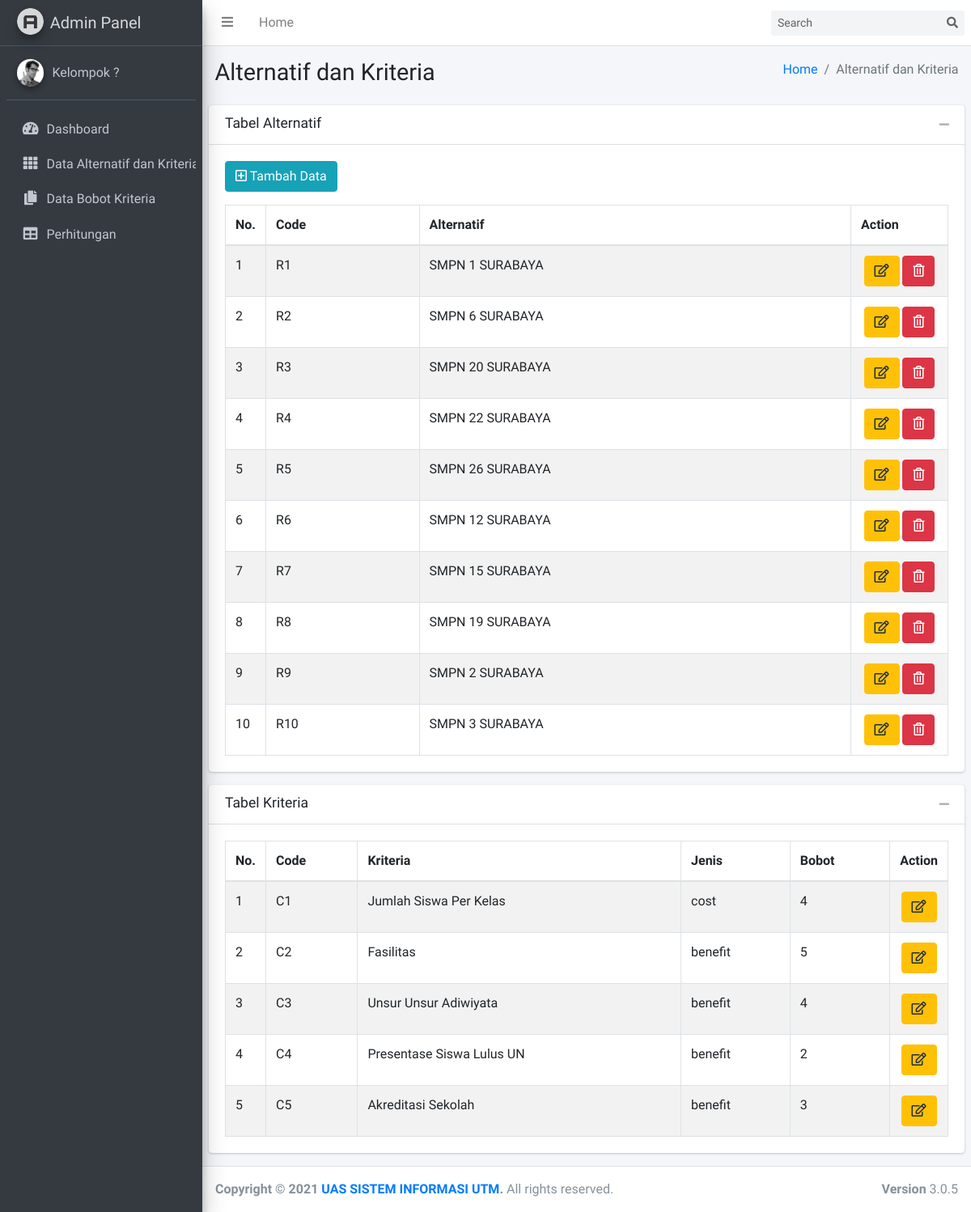
The app's page /alternatif.php, older data.
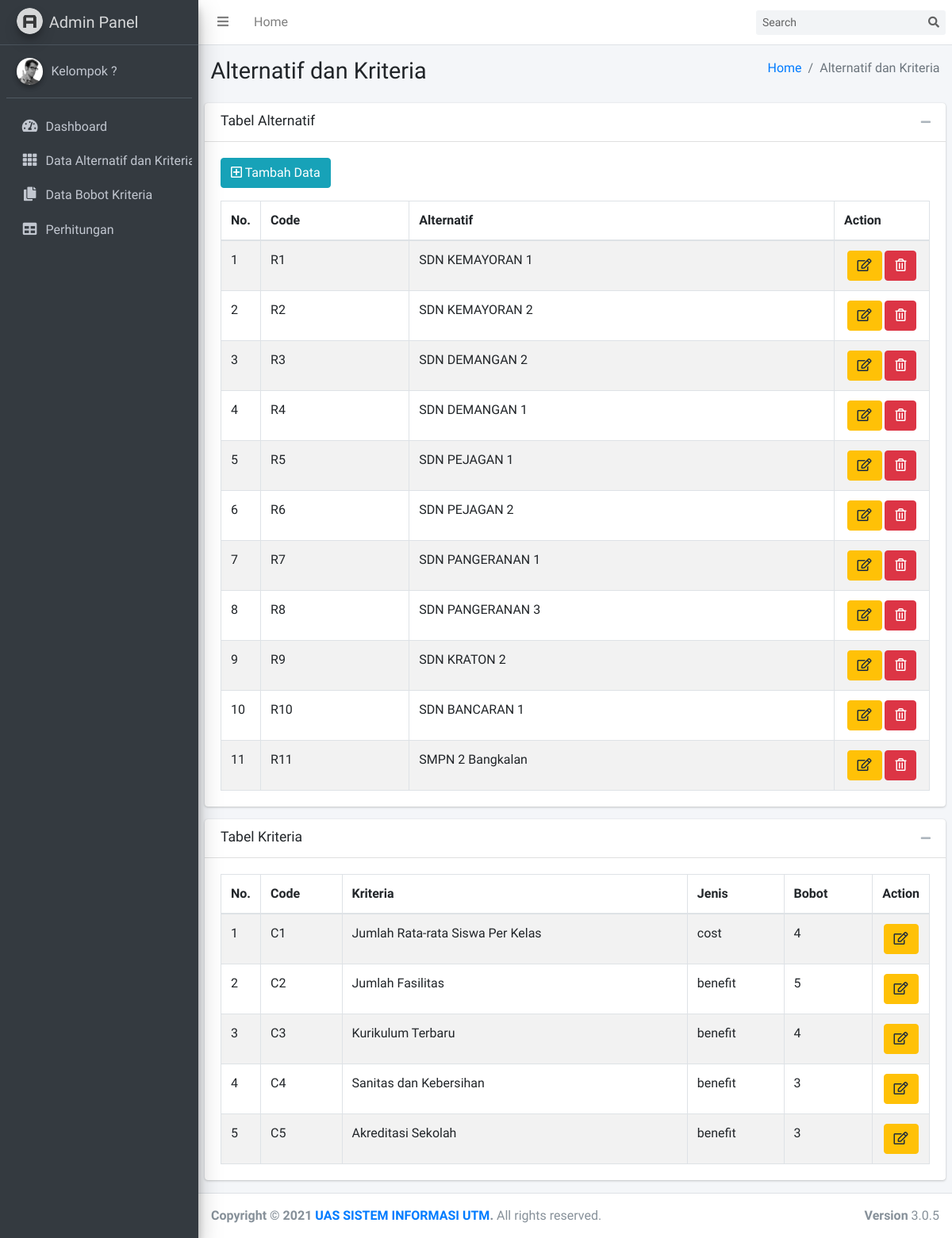
The same page, newer data.
### tables this page shows
CREATE TABLE `alternatif` (
  `id_alter` int NOT NULL,
  `code` varchar(128) DEFAULT NULL,
  `alternatif` varchar(128) DEFAULT NULL
);

CREATE TABLE `kriteria` (
  `id` int NOT NULL,
  `code` varchar(32) DEFAULT NULL,
  `kriteria` varchar(256) DEFAULT NULL,
  `jenis` varchar(32) DEFAULT NULL,
  `bobot` int DEFAULT NULL
);

### alternatif.php (the view, shortened to what this page needs)
<?php
include 'template/head.php';
include 'template/nav-top.php';
include 'template/nav-side.php';
?>
<div class="content-wrapper">
    <section class="content-header">
        <div class="container-fluid">
            <div class="row mb-2">
                <div class="col-sm-6">
                    <h1>Alternatif dan Kriteria</h1>
                </div>
                <div class="col-sm-6">
                    <ol class="breadcrumb float-sm-right">
                        <li class="breadcrumb-item"><a href="index.php">Home</a></li>
                        <li class="breadcrumb-item active">Alternatif dan Kriteria</li>
                    </ol>
                </div>
            </div>
        </div>
    </section>
    <section class="content">
        <div class="row">
            <div class="col">
                <div class="card">
                    <div class="card-header">
                        <h3 class="card-title">Tabel Alternatif</h3>
                        <div class="card-tools">
                            <button type="button" class="btn btn-tool" data-card-widget="collapse" data-toggle="tooltip" title="Collapse">
                                <i class="fas fa-minus"></i></button>
                        </div>
                    </div>
                    <div class="card-body">
                        <button type="button" class="btn btn-info mb-3" data-toggle="modal" data-target="#addModal"><i class="far fa-plus-square"></i> Tambah Data</button>
                        <table id="example1" class="table table-bordered table-striped">
                            <thead>
                                <tr>
                                    <th width="20px">No.</th>
                                    <th>Code</th>
                                    <th>Alternatif</th>
                                    <th width="120px">Action</th>
                                </tr>
                            </thead>
                            <tbody>
                                <?php
                                include 'koneksi.php';
                                $no = 1;
                                $sql = mysqli_query($koneksi, "SELECT * FROM alternatif");
                                while ($data = mysqli_fetch_assoc($sql)) {
                                ?>
                                    <tr>
                                        <td><?= $no++; ?></td>
                                        <td><?= $data['code']; ?></td>
                                        <td><?= $data['alternatif']; ?></td>
                                        <td align="center">
                                            <button type="button" class="btn btn-warning sm" data-toggle="modal" data-target="#editModal<?= $data['id_alter']; ?>"><i class="far fa-edit"></i></button>
                                            <button type="button" class="btn btn-danger sm" data-toggle="modal" data-target="#deleteModal<?= $data['id_alter']; ?>"><i class="far fa-trash-alt"></i></button>
                                        </td>
                                    </tr>
                                <?php } ?>
                            </tbody>
                        </table>
                    </div>
                </div>
            </div>
        </div>
        <div class="row">
            <div class="col">
                <div class="card">
                    <div class="card-header">
                        <h3 class="card-title">Tabel Kriteria</h3>
                        <div class="card-tools">
                            <button type="button" class="btn btn-tool" data-card-widget="collapse" data-toggle="tooltip" title="Collapse">
                                <i class="fas fa-minus"></i></button>
                        </div>
                    </div>
                    <div class="card-body">
                        <table id="example2" class="table table-bordered table-striped">
                            <thead>
                                <tr>
                                    <th width="20px">No.</th>
                                    <th>Code</th>
                                    <th>Kriteria</th>
                                    <th>Jenis</th>
                                    <th>Bobot</th>
                                    <th width="50px">Action</th>
                                </tr>
                            </thead>
                            <tbody>
                                <?php
                                $no = 1;
                                $sql = mysqli_query($koneksi, "SELECT * FROM kriteria");
                                while ($data = mysqli_fetch_assoc($sql)) {
                                ?>
                                    <tr>
                                        <td><?= $no++; ?></td>
                                        <td><?= $data['code']; ?></td>
                                        <td><?= $data['kriteria']; ?></td>
                                        <td><?= $data['jenis']; ?></td>
                                        <td><?= $data['bobot']; ?></td>
                                        <td align="center">
                                            <button class="btn btn-warning sm" data-toggle="modal" data-target="#editKriteria<?= $data['id']; ?>"><i class="far fa-edit"></i></button>
                                        </td>
                                    </tr>
                                <?php } ?>
                            </tbody>
                        </table>
                    </div>
                </div>
            </div>
        </div>
    </section>
</div>
<?php
include 'template/footer.php';
?>

### template/head.php (shortened to what this page needs)
<!DOCTYPE html>
<html>
<head>
    <link rel="stylesheet" href="assets/fontawesome-free/css/all.min.css">
    <link rel="stylesheet" href="https://code.ionicframework.com/ionicons/2.0.1/css/ionicons.min.css">
    <link rel="stylesheet" href="assets/sweetalert2-theme-bootstrap-4/bootstrap-4.min.css">
    <link rel="stylesheet" href="assets/datatables-bs4/css/dataTables.bootstrap4.min.css">
    <link rel="stylesheet" href="assets/datatables-responsive/css/responsive.bootstrap4.min.css">
    <link rel="stylesheet" href="assets/css/adminlte.min.css">
</head>
<body class="hold-transition sidebar-mini layout-fixed">
    <div class="wrapper">

### template/nav-top.php
<nav class="main-header navbar navbar-expand navbar-white navbar-light">
    <ul class="navbar-nav">
        <li class="nav-item">
            <a class="nav-link" data-widget="pushmenu" href="#" role="button"><i class="fas fa-bars"></i></a>
        </li>
        <li class="nav-item d-none d-sm-inline-block">
            <a href="index.php" class="nav-link">Home</a>
        </li>
    </ul>
    <ul class="navbar-nav ml-auto">
        <form class="form-inline ml-3">
            <div class="input-group input-group-sm">
                <input class="form-control form-control-navbar" type="search" placeholder="Search" aria-label="Search">
                <div class="input-group-append">
                    <button class="btn btn-navbar" type="submit">
                        <i class="fas fa-search"></i>
                    </button>
                </div>
            </div>
        </form>
    </ul>
</nav>

### template/nav-side.php
<aside class="main-sidebar sidebar-dark-primary elevation-4">
    <a href="index.php" class="brand-link">
        <img src="assets/img/AdminLTELogo.png" alt="AdminLTE Logo" class="brand-image img-circle elevation-3" style="opacity: .8">
        <span class="brand-text font-weight-light">Admin Panel</span>
    </a>
    <div class="sidebar">
        <div class="user-panel mt-3 pb-3 mb-3 d-flex">
            <div class="image">
                <img src="assets/img/user2-160x160.jpg" class="img-circle elevation-2" alt="User Image">
            </div>
            <div class="info">
                <a href="#" class="d-block">Kelompok ?</a>
            </div>
        </div>
        <nav class="mt-2">
            <ul class="nav nav-pills nav-sidebar flex-column" data-widget="treeview" role="menu" data-accordion="false">
                <li class="nav-item has-treeview">
                    <a href="index.php" class="nav-link">
                        <i class="nav-icon fas fa-tachometer-alt"></i>
                        <p>
                            Dashboard
                        </p>
                    </a>
                </li>
                <li class="nav-item">
                    <a href="alternatif.php" class="nav-link">
                        <i class="nav-icon fas fa-th"></i>
                        <p>
                            Data Alternatif dan Kriteria
                        </p>
                    </a>
                </li>
                <li class="nav-item has-treeview">
                    <a href="bobot.php" class="nav-link">
                        <i class="nav-icon fas fa-copy"></i>
                        <p>
                            Data Bobot Kriteria
                        </p>
                    </a>
                </li>
                <li class="nav-item has-treeview">
                    <a href="hitung.php" class="nav-link">
                        <i class="nav-icon fas fa-table"></i>
                        <p>
                            Perhitungan
                        </p>
                    </a>
                </li>
            </ul>
        </nav>
    </div>
</aside>

### template/footer.php (shortened to what this page needs)
<footer class="main-footer">
    <div class="float-right d-none d-sm-block">
        <b>Version</b> 3.0.5
    </div>
    <strong>Copyright &copy; 2021 <a href="#">UAS SISTEM INFORMASI UTM</a>.</strong> All rights
    reserved.
</footer>
</div>
</body>
</html>

Row changes from the older to the newer data that the page shows:
changed alternatif: alternatif "SMPN 1 SURABAYA" → "SDN KEMAYORAN 1"
changed alternatif: alternatif "SMPN 6 SURABAYA" → "SDN KEMAYORAN 2"
changed alternatif: alternatif "SMPN 20 SURABAYA" → "SDN DEMANGAN 2"
changed alternatif: alternatif "SMPN 22 SURABAYA" → "SDN DEMANGAN 1"
changed alternatif: alternatif "SMPN 26 SURABAYA" → "SDN PEJAGAN 1"
changed alternatif: alternatif "SMPN 12 SURABAYA" → "SDN PEJAGAN 2"
changed alternatif: alternatif "SMPN 15 SURABAYA" → "SDN PANGERANAN 1"
changed alternatif: alternatif "SMPN 19 SURABAYA" → "SDN PANGERANAN 3"
changed alternatif: alternatif "SMPN 2 SURABAYA" → "SDN KRATON 2"
changed alternatif: alternatif "SMPN 3 SURABAYA" → "SDN BANCARAN 1"
added alternatif: code "R11", alternatif "SMPN 2 Bangkalan"
changed kriteria "cost": kriteria "Jumlah Siswa Per Kelas" → "Jumlah Rata-rata Siswa Per Kelas"
changed kriteria: kriteria "Fasilitas" → "Jumlah Fasilitas"
changed kriteria: kriteria "Unsur Unsur Adiwiyata" → "Kurikulum Terbaru"
changed kriteria: kriteria "Presentase Siswa Lulus UN" → "Sanitas dan Kebersihan"; bobot "2" → "3"
